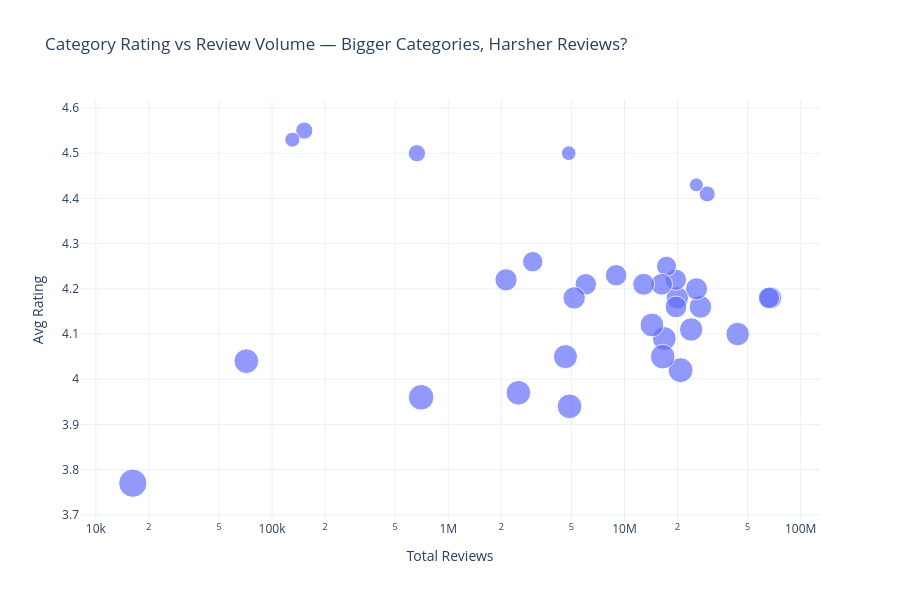

Write notebook code for a chart like this one.
### Markdown cell above
### 3.2 — Average Rating vs Review Volume

### Code cell
fig = px.scatter(
    df_sent,
    x=SENT_REVIEW_COUNT,
    y=SENT_AVG_RATING,
    size=SENT_PCT_NEG,
    hover_name=SENT_CAT_COL,
    title='Category Rating vs Review Volume — Bigger Categories, Harsher Reviews?',
    labels={SENT_REVIEW_COUNT: 'Total Reviews', SENT_AVG_RATING: 'Avg Rating',
            SENT_PCT_NEG: '% Negative'},
    template=TEMPLATE,
    log_x=True
)
fig.update_layout(height=600)
save_chart(fig, '02_rating_vs_volume')
fig.show()

### Figure 1 — Plotly figure (JSON) as saved in the notebook; plotly's stock layout.template omitted (floating-point values rounded to 4 significant figures)
{"data": [{"hovertemplate": "<b>%{hovertext}</b><br><br>Total Reviews=%{x}<br>Avg Rating=%{y}<br>% Negative=%{marker.size}<extra></extra>", "hovertext": ["Home_and_Kitchen", "Clothing_Shoes_and_Jewelry", "Electronics", "Books", "Tools_and_Home_Improvement", "Health_and_Household", "Kindle_Store", "Beauty_and_Personal_Care", "Cell_Phones_and_Accessories", "Automotive", "Unknown", "Sports_and_Outdoors", "Movies_and_TV", "Pet_Supplies", "Patio_Lawn_and_Garden", "Toys_and_Games", "Grocery_and_Gourmet_Food", "Office_Products", "Arts_Crafts_and_Sewing", "Baby_Products", "Industrial_and_Scientific", "Software", "CDs_and_Vinyl", "Video_Games", "Musical_Instruments", "Amazon_Fashion", "Appliances", "All_Beauty", "Handmade_Products", "Gift_Cards", "Digital_Music", "Magazine_Subscriptions", "Subscription_Boxes"], "legendgroup": "", "marker": {"color": "#636efa", "size": [15.7, 14.3, 17.4, 8.1, 16.1, 15.4, 6.1, 17.2, 19.5, 15.8, 14.8, 14.1, 12.6, 17.8, 19.1, 14.8, 17.8, 15.1, 14.5, 14.5, 15.8, 19.2, 6.8, 18.2, 13.1, 19.1, 15.5, 20.7, 9.4, 9.3, 7.1, 19.1, 25.1], "sizemode": "area", "sizeref": 0.06275, "symbol": "circle"}, "mode": "markers", "name": "", "orientation": "v", "showlegend": false, "type": "scatter", "x": [67409944, 66033346, 43886944, 29475453, 26982256, 25631345, 25577616, 23911390, 20812945, 19955450, 19603659, 19595170, 17328314, 16827862, 16490047, 16260406, 14318520, 12845712, 8966758, 6028884, 5183005, 4880181, 4827273, 4624615, 3017439, 2500939, 2128605, 701528, 664162, 152410, 130434, 71497, 16216], "xaxis": "x", "y": [4.18, 4.18, 4.1, 4.41, 4.16, 4.2, 4.43, 4.11, 4.02, 4.18, 4.16, 4.22, 4.25, 4.09, 4.05, 4.21, 4.12, 4.21, 4.23, 4.21, 4.18, 3.94, 4.5, 4.05, 4.26, 3.97, 4.22, 3.96, 4.5, 4.55, 4.53, 4.04, 3.77], "yaxis": "y"}], "layout": {"height": 600, "legend": {"itemsizing": "constant", "tracegroupgap": 0}, "title": {"text": "Category Rating vs Review Volume — Bigger Categories, Harsher Reviews?"}, "xaxis": {"anchor": "y", "domain": [0, 1], "title": {"text": "Total Reviews"}, "type": "log"}, "yaxis": {"anchor": "x", "domain": [0, 1], "title": {"text": "Avg Rating"}}}}
